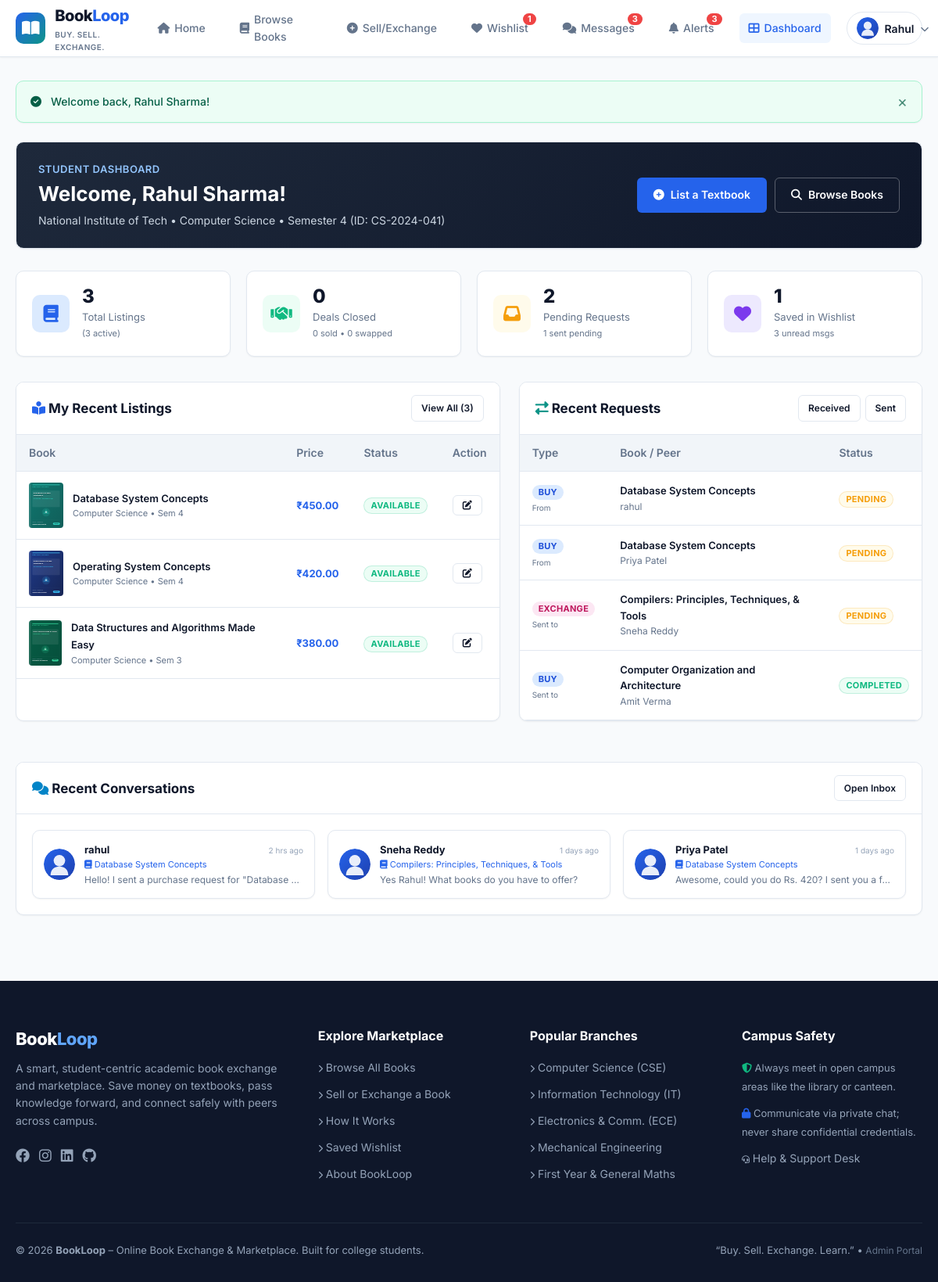
The app's page /dashboard.php (signed in) with its own data.
### tables this page shows
CREATE TABLE `users` (
  `user_id` int(11) NOT NULL AUTO_INCREMENT,
  `name` varchar(100) NOT NULL,
  `email` varchar(150) NOT NULL,
  `password` varchar(255) NOT NULL,
  `phone` varchar(20) NOT NULL,
  `college` varchar(150) NOT NULL,
  `department` varchar(100) NOT NULL,
  `semester` int(11) NOT NULL DEFAULT 1,
  `student_id` varchar(50) NOT NULL,
  `profile_image` varchar(255) DEFAULT 'default_avatar.svg',
  `role` enum('student','admin') DEFAULT 'student',
  `status` enum('active','inactive','suspended') DEFAULT 'active',
  `created_at` datetime DEFAULT current_timestamp(),
  PRIMARY KEY (`user_id`),
  UNIQUE KEY `email` (`email`),
  KEY `idx_users_email` (`email`),
  KEY `idx_users_dept` (`department`),
  KEY `idx_users_status` (`status`)
);

CREATE TABLE `books` (
  `book_id` int(11) NOT NULL AUTO_INCREMENT,
  `user_id` int(11) NOT NULL,
  `title` varchar(255) NOT NULL,
  `author` varchar(255) NOT NULL,
  `isbn` varchar(50) DEFAULT NULL,
  `subject` varchar(100) NOT NULL,
  `department` varchar(100) NOT NULL,
  `semester` int(11) NOT NULL DEFAULT 1,
  `edition` varchar(50) DEFAULT NULL,
  `publisher` varchar(150) DEFAULT NULL,
  `original_price` decimal(10,2) DEFAULT 0.00,
  `price` decimal(10,2) NOT NULL DEFAULT 0.00,
  `condition` enum('Like New','Very Good','Good','Acceptable') NOT NULL DEFAULT 'Good',
  `listing_type` enum('For Sale','For Exchange','Sale or Exchange') NOT NULL DEFAULT 'For Sale',
  `description` text NOT NULL,
  `image` varchar(255) DEFAULT 'default_book.svg',
  `location` varchar(150) NOT NULL,
  `delivery_type` varchar(150) DEFAULT 'Campus Handover & Hostel Delivery',
  `preferred_contact` varchar(100) DEFAULT 'Chat on BookLoop',
  `status` enum('Available','Pending','Sold','Exchanged') DEFAULT 'Available',
  `approval_status` enum('Pending','Approved','Rejected') DEFAULT 'Pending',
  `created_at` datetime DEFAULT current_timestamp(),
  `updated_at` datetime DEFAULT current_timestamp() ON UPDATE current_timestamp(),
  PRIMARY KEY (`book_id`),
  KEY `user_id` (`user_id`),
  KEY `idx_books_title` (`title`),
  KEY `idx_books_author` (`author`),
  KEY `idx_books_subject` (`subject`),
  KEY `idx_books_dept` (`department`),
  KEY `idx_books_sem` (`semester`),
  KEY `idx_books_status` (`status`),
  KEY `idx_books_approval` (`approval_status`),
  CONSTRAINT `books_ibfk_1` FOREIGN KEY (`user_id`) REFERENCES `users` (`user_id`) ON DELETE CASCADE
);

CREATE TABLE `requests` (
  `request_id` int(11) NOT NULL AUTO_INCREMENT,
  `book_id` int(11) NOT NULL,
  `buyer_id` int(11) NOT NULL,
  `seller_id` int(11) NOT NULL,
  `request_type` enum('buy','exchange') NOT NULL,
  `offered_price` decimal(10,2) DEFAULT NULL,
  `offered_book_id` int(11) DEFAULT NULL,
  `meeting_place` varchar(150) DEFAULT NULL,
  `delivery_option` varchar(100) DEFAULT 'Campus Meet-up',
  `contact_method` varchar(100) DEFAULT 'Chat',
  `message` text DEFAULT NULL,
  `status` enum('Pending','Accepted','Rejected','Cancelled','Completed') DEFAULT 'Pending',
  `created_at` datetime DEFAULT current_timestamp(),
  `updated_at` datetime DEFAULT current_timestamp() ON UPDATE current_timestamp(),
  PRIMARY KEY (`request_id`),
  KEY `book_id` (`book_id`),
  KEY `offered_book_id` (`offered_book_id`),
  KEY `idx_req_buyer` (`buyer_id`),
  KEY `idx_req_seller` (`seller_id`),
  KEY `idx_req_status` (`status`),
  CONSTRAINT `requests_ibfk_1` FOREIGN KEY (`book_id`) REFERENCES `books` (`book_id`) ON DELETE CASCADE,
  CONSTRAINT `requests_ibfk_2` FOREIGN KEY (`buyer_id`) REFERENCES `users` (`user_id`) ON DELETE CASCADE,
  CONSTRAINT `requests_ibfk_3` FOREIGN KEY (`seller_id`) REFERENCES `users` (`user_id`) ON DELETE CASCADE,
  CONSTRAINT `requests_ibfk_4` FOREIGN KEY (`offered_book_id`) REFERENCES `books` (`book_id`) ON DELETE SET NULL
);

CREATE TABLE `messages` (
  `message_id` int(11) NOT NULL AUTO_INCREMENT,
  `sender_id` int(11) NOT NULL,
  `receiver_id` int(11) NOT NULL,
  `book_id` int(11) DEFAULT NULL,
  `message` text NOT NULL,
  `is_read` tinyint(1) DEFAULT 0,
  `created_at` datetime DEFAULT current_timestamp(),
  PRIMARY KEY (`message_id`),
  KEY `idx_msg_sender` (`sender_id`),
  KEY `idx_msg_receiver` (`receiver_id`),
  KEY `idx_msg_book` (`book_id`),
  CONSTRAINT `messages_ibfk_1` FOREIGN KEY (`sender_id`) REFERENCES `users` (`user_id`) ON DELETE CASCADE,
  CONSTRAINT `messages_ibfk_2` FOREIGN KEY (`receiver_id`) REFERENCES `users` (`user_id`) ON DELETE CASCADE,
  CONSTRAINT `messages_ibfk_3` FOREIGN KEY (`book_id`) REFERENCES `books` (`book_id`) ON DELETE SET NULL
);

### dashboard.php (the view, shortened to what the rows shown need)
<?php
require_once __DIR__ . '/includes/header.php';
require_once __DIR__ . '/includes/auth.php';
$userId = getAuthUserId();
$user = getAuthUser($pdo);
$recentListingsStmt = $pdo->prepare("
    SELECT * FROM books
    WHERE user_id = ?
    ORDER BY created_at DESC
    LIMIT 4
");
$recentListingsStmt->execute([$userId]);
$recentListings = $recentListingsStmt->fetchAll();
$recentRequestsStmt = $pdo->prepare("
    SELECT r.*, b.title as book_title, b.image as book_image,
           buyer.name as buyer_name, seller.name as seller_name
    FROM requests r
    JOIN books b ON r.book_id = b.book_id
    JOIN users buyer ON r.buyer_id = buyer.user_id
    JOIN users seller ON r.seller_id = seller.user_id
    WHERE r.buyer_id = ? OR r.seller_id = ?
    ORDER BY r.created_at DESC
    LIMIT 5
");
$recentRequestsStmt->execute([$userId, $userId]);
$recentRequests = $recentRequestsStmt->fetchAll();
$recentMsgsStmt = $pdo->prepare("
    SELECT m.*,
           CASE WHEN m.sender_id = ? THEN receiver.name ELSE sender.name END as contact_name,
           CASE WHEN m.sender_id = ? THEN receiver.profile_image ELSE sender.profile_image END as contact_avatar,
           CASE WHEN m.sender_id = ? THEN m.receiver_id ELSE m.sender_id END as other_user_id,
           b.title as book_title
    FROM messages m
    JOIN users sender ON m.sender_id = sender.user_id
    JOIN users receiver ON m.receiver_id = receiver.user_id
    LEFT JOIN books b ON m.book_id = b.book_id
    WHERE m.message_id IN (
        SELECT MAX(message_id)
        FROM messages
        WHERE sender_id = ? OR receiver_id = ?
        GROUP BY LEAST(sender_id, receiver_id), GREATEST(sender_id, receiver_id), COALESCE(book_id, 0)
    )
    ORDER BY m.created_at DESC
    LIMIT 4
");
$recentMsgsStmt->execute([$userId, $userId, $userId, $userId, $userId]);
$recentConversations = $recentMsgsStmt->fetchAll();
?>
<div class="card" style="padding: 24px 28px; background: linear-gradient(135deg, #1e293b, #0f172a); color: white; margin-bottom: 28px;">
  <div style="display:flex; justify-content:space-between; align-items:center; flex-wrap:wrap; gap:16px;">
    <div>
      <div style="font-size:13px; color:#93c5fd; font-weight:600; text-transform:uppercase; letter-spacing:0.5px;">Student Dashboard</div>
      <h1 style="color:white; font-size:26px; margin:4px 0 6px 0;">Welcome, <?= e($user['name']) ?>!</h1>
      <p style="color:#cbd5e1; font-size:14px; margin:0;">
        <?= e($user['college']) ?> &bull; <?= e($user['department']) ?> &bull; Semester <?= e($user['semester']) ?> (ID: <?= e($user['student_id']) ?>)
      </p>
    </div>
  </div>
</div>
<div style="display:grid; grid-template-columns: 1.2fr 1fr; gap:24px; margin-bottom:28px;">
  <div class="card">
    <div class="card-body" style="padding:0;">
      <?php if (empty($recentListings)): ?>
        <div style="padding:30px 20px; text-align:center; color:var(--text-muted); font-size:14px;">
          You haven't listed any textbooks yet.<br>
          <a href="<?= BASE_URL ?>add-book.php" class="btn btn-sm btn-primary" style="margin-top:10px;">Create First Listing</a>
        </div>
      <?php else: ?>
        <div class="table-responsive">
          <table class="data-table">
            <thead>
              <tr>
                <th>Book</th>
                <th>Price</th>
                <th>Status</th>
                <th>Action</th>
              </tr>
            </thead>
            <tbody>
              <?php foreach ($recentListings as $rb): ?>
                <tr>
                  <td>
                    <div style="display:flex; align-items:center; gap:12px;">
                      <img src="<?= BASE_URL ?>uploads/books/<?= e($rb['image']) ?>" alt="Book" class="table-thumb" onerror="this.src='<?= BASE_URL ?>uploads/books/default_book.svg'">
                      <div>
                        <a href="<?= BASE_URL ?>book-details.php?id=<?= $rb['book_id'] ?>" style="font-weight:600; color:var(--text-main); font-size:13px;"><?= e($rb['title']) ?></a>
                        <div style="font-size:11px; color:var(--text-muted);"><?= e($rb['department']) ?> &bull; Sem <?= e($rb['semester']) ?></div>
                      </div>
                    </div>
                  </td>
                  <td>
                    <span style="font-weight:700; color:var(--primary); font-size:13px;">
                      <?= $rb['listing_type'] === 'For Exchange' ? 'Exchange' : formatPrice($rb['price']) ?>
                    </span>
                  </td>
                  <td>
                    <?= getStatusBadge($rb['status']) ?>
                  </td>
                  <td>
                    <a href="<?= BASE_URL ?>edit-book.php?id=<?= $rb['book_id'] ?>" class="btn btn-sm btn-outline" title="Edit">
                      <i class="fas fa-edit"></i>
                    </a>
                  </td>
                </tr>
              <?php endforeach; ?>
            </tbody>
          </table>
        </div>
      <?php endif; ?>
    </div>
  </div>
  <div class="card">
    <div class="card-body" style="padding:0;">
      <?php if (empty($recentRequests)): ?>
        <div style="padding:30px 20px; text-align:center; color:var(--text-muted); font-size:14px;">
          No requests recorded yet.<br>
          <a href="<?= BASE_URL ?>books.php" class="btn btn-sm btn-outline" style="margin-top:10px;">Browse Marketplace</a>
        </div>
      <?php else: ?>
        <div class="table-responsive">
          <table class="data-table">
            <thead>
              <tr>
                <th>Type</th>
                <th>Book / Peer</th>
                <th>Status</th>
              </tr>
            </thead>
            <tbody>
              <?php foreach ($recentRequests as $rq):
                $isBuyer = ($rq['buyer_id'] == $userId);
                $peerName = $isBuyer ? $rq['seller_name'] : $rq['buyer_name'];
              ?>
                <tr>
                  <td>
                    <span class="badge" style="background:<?= $rq['request_type'] === 'buy' ? '#dbeafe' : '#fce7f3' ?>; color:<?= $rq['request_type'] === 'buy' ? '#1d4ed8' : '#be185d' ?>;">
                      <?= strtoupper($rq['request_type']) ?>
                    </span>
                    <div style="font-size:10px; color:var(--text-muted); margin-top:2px;">
                      <?= $isBuyer ? 'Sent to' : 'From' ?>
                    </div>
                  </td>
                  <td>
                    <div style="font-size:13px; font-weight:600;"><?= e($rq['book_title']) ?></div>
                    <div style="font-size:12px; color:var(--text-muted);"><?= e($peerName) ?></div>
                  </td>
                  <td>
                    <?php
                      $statClass = 'badge-pending';
                      if ($rq['status'] === 'Completed') $statClass = 'badge-available';
                    ?>
                    <span class="badge <?= $statClass ?>"><?= e($rq['status']) ?></span>
                  </td>
                </tr>
              <?php endforeach; ?>
            </tbody>
          </table>
        </div>
      <?php endif; ?>
    </div>
  </div>
</div>
<div class="card">
  <div class="card-body">
    <?php if (empty($recentConversations)): ?>
      <div style="text-align:center; padding:20px; color:var(--text-muted); font-size:14px;">
        No conversations yet. When you contact a seller or a student messages you, the chat appears here!
      </div>
    <?php else: ?>
      <div style="display:grid; grid-template-columns: repeat(auto-fill, minmax(280px, 1fr)); gap:16px;">
        <?php foreach ($recentConversations as $conv): ?>
          <a href="<?= BASE_URL ?>conversation.php?seller_id=<?= $conv['other_user_id'] ?><?= $conv['book_id'] ? '&book_id=' . $conv['book_id'] : '' ?>"
             class="card" style="padding:14px; margin:0; text-decoration:none; color:inherit; border:1px solid var(--border-color); display:flex; align-items:center; gap:12px; transition:var(--transition);">
            <img src="<?= BASE_URL ?>uploads/profiles/<?= e($conv['contact_avatar']) ?>" alt="Avatar" style="width:40px; height:40px; border-radius:50%; object-fit:cover;" onerror="this.src='<?= BASE_URL ?>uploads/profiles/default_avatar.svg'">
            <div style="flex:1; min-width:0;">
              <div style="display:flex; justify-content:space-between; align-items:baseline;">
                <strong style="font-size:13px; color:var(--text-main);"><?= e($conv['contact_name']) ?></strong>
                <span style="font-size:10px; color:var(--text-light);"><?= timeAgo($conv['created_at']) ?></span>
              </div>
              <?php if (!empty($conv['book_title'])): ?>
                <div style="font-size:11px; color:var(--primary); white-space:nowrap; overflow:hidden; text-overflow:ellipsis;">
                  <i class="fas fa-book"></i> <?= e($conv['book_title']) ?>
                </div>
              <?php endif; ?>
              <div style="font-size:12px; color:var(--text-muted); white-space:nowrap; overflow:hidden; text-overflow:ellipsis;">
                <?= e($conv['message']) ?>
              </div>
            </div>
          </a>
        <?php endforeach; ?>
      </div>
    <?php endif; ?>
  </div>
</div>
<?php require_once __DIR__ . '/includes/footer.php'; ?>

### includes/navbar.php (shortened to what the rows shown need)
<header class="site-header">
  <div class="container">
    <nav class="navbar">
      <div class="nav-links" id="navLinks">
        <div class="nav-auth">
          <?php if (isLoggedIn()): ?>
            <div class="nav-user-dropdown">
              <button class="user-btn" id="userDropdownBtn">
                <?php
                  $avatar = !empty($user['profile_image']) ? $user['profile_image'] : 'default_avatar.svg';
                ?>
                <img src="<?= BASE_URL ?>uploads/profiles/<?= e($avatar) ?>" alt="Avatar" class="user-avatar-mini" onerror="this.src='<?= BASE_URL ?>uploads/profiles/default_avatar.svg'">
                <span><?= e(explode(' ', $user['name'] ?? 'Account')[0]) ?></span>
                <i class="fas fa-chevron-down" style="font-size:11px; color:var(--text-muted);"></i>
              </button>
            </div>
          <?php endif; ?>
        </div>
      </div>
    </nav>
  </div>
</header>

### includes/functions.php (shortened to what the rows shown need)
<?php
function e($str) {
    return htmlspecialchars((string)($str ?? ''), ENT_QUOTES, 'UTF-8');
}
function isLoggedIn() {
    return isset($_SESSION['user_id']) && !empty($_SESSION['user_id']);
}
function getAuthUser($pdo) {
    $stmt = $pdo->prepare("SELECT * FROM users WHERE user_id = ?");
    $stmt->execute([$_SESSION['user_id']]);
    return $stmt->fetch();
}
function formatPrice($amount) {
    return '₹' . number_format((float)$amount, 2);
}
function timeAgo($datetime) {
    $time = strtotime($datetime);
    $diff = time() - $time;
    if ($diff < 86400) return floor($diff / 3600) . ' hrs ago';
    if ($diff < 604800) return floor($diff / 86400) . ' days ago';
    return date('d M Y', $time);
}
function getStatusBadge($status) {
    $status = e($status);
    $class = 'badge-available';
    return "<span class=\"badge {$class}\">{$status}</span>";
}

### records on screen
users: profile_image (placeholder picture), name "Rahul", name "Rahul Sharma", college "National Institute of Tech", department "Computer Science", semester "4", student "CS-2024-041"
books: image (picture), title "Database System Concepts", department "Computer Science", semester "4", price "₹450.00", status "AVAILABLE"
books: image (picture), title "Operating System Concepts", department "Computer Science", semester "4", price "₹420.00", status "AVAILABLE"
books: image (picture), title "Data Structures and Algorithms Made Easy", department "Computer Science", semester "3", price "₹380.00", status "AVAILABLE"
requests: request_type "BUY", shows "From", book.title "Database System Concepts", buyer.name "rahul", status "PENDING"
requests: request_type "BUY", shows "From", book.title "Database System Concepts", buyer.name "Priya Patel", status "PENDING"
requests: request_type "EXCHANGE", shows "Sent to", book.title "Compilers: Principles, Techniques, & Tools", seller.name "Sneha Reddy", status "PENDING"
requests: request_type "BUY", shows "Sent to", book.title "Computer Organization and Architecture", seller.name "Amit Verma", status "COMPLETED"
messages: contact_name "rahul", created_at "2 hrs ago", book.title "Database System Concepts", message "Hello! I sent a purchase request for \"Database…"
messages: contact_name "Sneha Reddy", created_at "1 days ago", book.title "Compilers: Principles, Techniques, & Tools", message "Yes Rahul! What books do you have to offer?"
messages: contact_name "Priya Patel", created_at "1 days ago", book.title "Database System Concepts", message "Awesome, could you do Rs. 420? I sent you a f…"

### other values on screen
$wishlistCount "1"
$unreadMsgCount "3"
$unreadNotifCount "3"
$msg "Welcome back, Rahul Sharma!"
$totalListings "3"
$availableBooks "3"
$soldBooks + $exchangedBooks "0"
$soldBooks "0"
$exchangedBooks "0"
$pendingReceived "2"
$pendingSent "1"
$wishlistTotal "1"
$unreadMessages "3"
